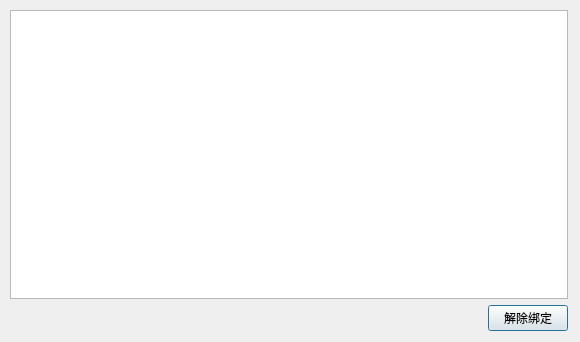
<?xml version="1.0" encoding="UTF-8"?>
<ui version="4.0">
 <class>ViewGoodsBindDialog</class>
 <widget class="QDialog" name="ViewGoodsBindDialog">
  <property name="geometry">
   <rect>
    <x>0</x>
    <y>0</y>
    <width>580</width>
    <height>342</height>
   </rect>
  </property>
  <property name="windowTitle">
   <string>Dialog</string>
  </property>
  <widget class="QWidget" name="">
   <property name="geometry">
    <rect>
     <x>10</x>
     <y>10</y>
     <width>558</width>
     <height>321</height>
    </rect>
   </property>
   <layout class="QVBoxLayout" name="verticalLayout">
    <item>
     <widget class="QTableView" name="goodsView"/>
    </item>
    <item>
     <layout class="QHBoxLayout" name="horizontalLayout">
      <item>
       <spacer name="horizontalSpacer">
        <property name="orientation">
         <enum>Qt::Horizontal</enum>
        </property>
        <property name="sizeHint" stdset="0">
         <size>
          <width>468</width>
          <height>20</height>
         </size>
        </property>
       </spacer>
      </item>
      <item>
       <widget class="QPushButton" name="detachButton">
        <property name="text">
         <string>解除绑定</string>
        </property>
       </widget>
      </item>
     </layout>
    </item>
   </layout>
  </widget>
 </widget>
 <resources/>
 <connections/>
</ui>
